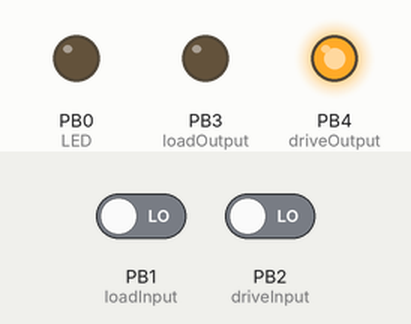
A sketch run on a simulated ATtiny85, built with avr-gcc and run on an emulated ATtiny85. Shown: output pins drawn as LEDs (lit = HIGH). The inputs (shaded band) are chosen by the test bench; at power-on: PB1 (loadInput) LOW, PB2 (driveInput) LOW.

Above: at 1.2 s.
1.3 s: PB1 (loadInput) driven HIGH
At 2.4 s:
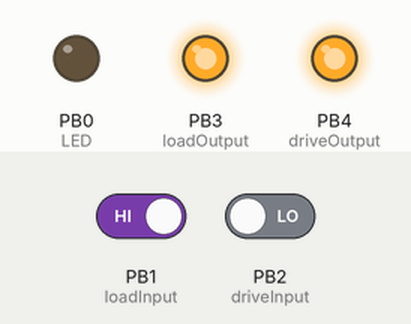
2.8 s: PB2 (driveInput) driven HIGH
At 3.5 s:
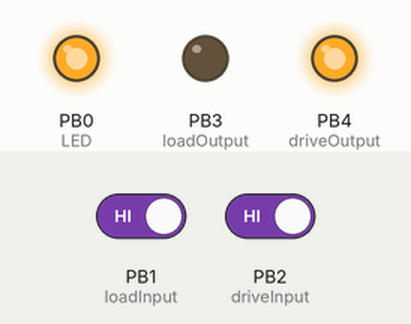
4.3 s: PB1 (loadInput) driven LOW
At 4.7 s:
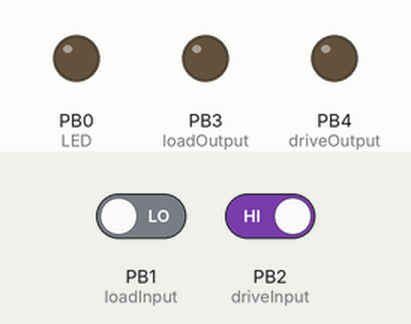
5.8 s: PB2 (driveInput) driven LOW
At 7.0 s:
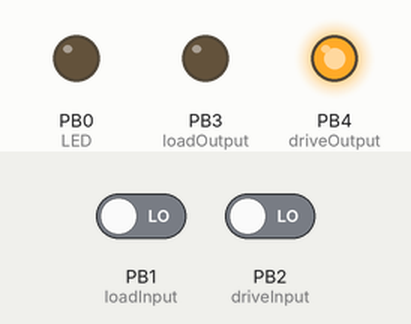
7.3 s: PB1 (loadInput) driven HIGH and PB2 (driveInput) driven HIGH
At 8.2 s:
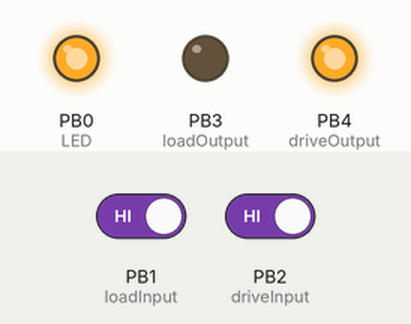
Timing chart, 0 to 9.8 s (numbered marks = the images above; inputs shaded):
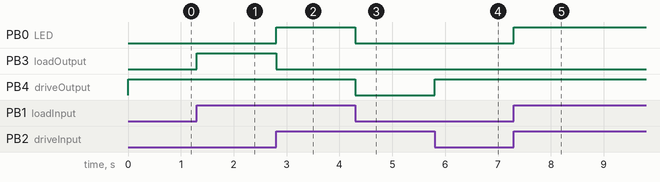

The sketch:

ATTiny85_Penduino_Driver_Logic_1.ino
```cpp
/* =====================================================
 * AtTiny85 Logic to Control the Pendulum Driver Board
 * Version 1.0
 * Date Modified: 7 July 2022
 * Written By: Bhavith Manapoty
 * bhavithmanapoty.com
 * =====================================================
 */

//Define Pin Numbers for the AtTiny85
#define loadInput 1
#define loadOutput 3
#define driveInput 2
#define driveOutput 4
#define LED 0

/*
 * Initialise Variables to compute Logic
 * newLoadIn stores the Load Input value of the current iteration of the loop
 * newDriveIn stores the Drive Input value of the current iteration of the loop
 *
 * oldLoadIn stores the Load Input value of the previous iteration of the loop
 * oldDriveIn stores the Drive Input value of the previous iteration of the loop
 */
int oldLoadIn = 0;
int oldDriveIn = 0;
int newLoadIn = 0;
int newDriveIn = 0;

void setup() {
  //Initialise all INPUTS and OUTPUTS
  pinMode(loadInput, INPUT);
  pinMode(driveInput, INPUT);
  pinMode(loadOutput, OUTPUT);
  pinMode(driveOutput, OUTPUT);
  pinMode(LED, OUTPUT);

  //Give initial value to OUTPUT Pins as LOW
  digitalWrite(loadOutput, LOW);
  digitalWrite(driveOutput, LOW);
}

void loop() {
  //Reads the Load and Drive Input values of the current iteration
  newLoadIn = digitalRead(loadInput);
  newDriveIn = digitalRead(driveInput);

  //When both inputs are HIGH, outputs are LOW and error LED is switched on. State has to return to 0,0 to turn LED off
  if (newLoadIn == 1 && newDriveIn == 1)
  {
    digitalWrite(loadOutput, LOW);
    digitalWrite(driveOutput, HIGH);
    digitalWrite(LED, HIGH);
  }

  if (newLoadIn == 0 && newDriveIn == 1)
  {
    digitalWrite(loadOutput, LOW);
    digitalWrite(driveOutput, LOW);
    digitalWrite(LED, LOW);
  }

  if (newLoadIn == 1 && newDriveIn == 0)
  {
    digitalWrite(loadOutput, HIGH);
    digitalWrite(driveOutput, HIGH);
    digitalWrite(LED, LOW);
  }

    if (newLoadIn == 0 && newDriveIn == 0)
  {
    digitalWrite(loadOutput, LOW);
    digitalWrite(driveOutput, HIGH);
    digitalWrite(LED, LOW);
  }

  //When state is currently 0,0 the new Inputs are mirrored in the outputs
  else if (oldLoadIn == 0 && oldDriveIn == 0)
  {
    digitalWrite(loadOutput, newLoadIn);
    digitalWrite(driveOutput, newDriveIn);
  }
  //When state is not 0,0 the only acceptable new state is 0,0. This will also switch off error LED if it is on.
  else
  {
    if (newLoadIn == 0 && newDriveIn == 0)
    {
      digitalWrite(loadOutput, newLoadIn);
      digitalWrite(driveOutput, newDriveIn);
      digitalWrite(LED, LOW);
    }
  }

  //Saves the current iteartion input values as the old values and continues loop
  oldLoadIn = newLoadIn;
  oldDriveIn = newDriveIn;
}
```

Measured:
- after the input at 1.3 s, PB3 (loadOutput): LOW → HIGH at once
- after the input at 2.8 s, PB0 (LED): LOW → HIGH at once; PB3 (loadOutput): HIGH → LOW at once
- after the input at 4.3 s, PB0 (LED), PB4 (driveOutput): HIGH → LOW at once
- after the input at 5.8 s, PB4 (driveOutput): LOW → HIGH at once
- after the input at 7.3 s, PB0 (LED): LOW → HIGH at once
